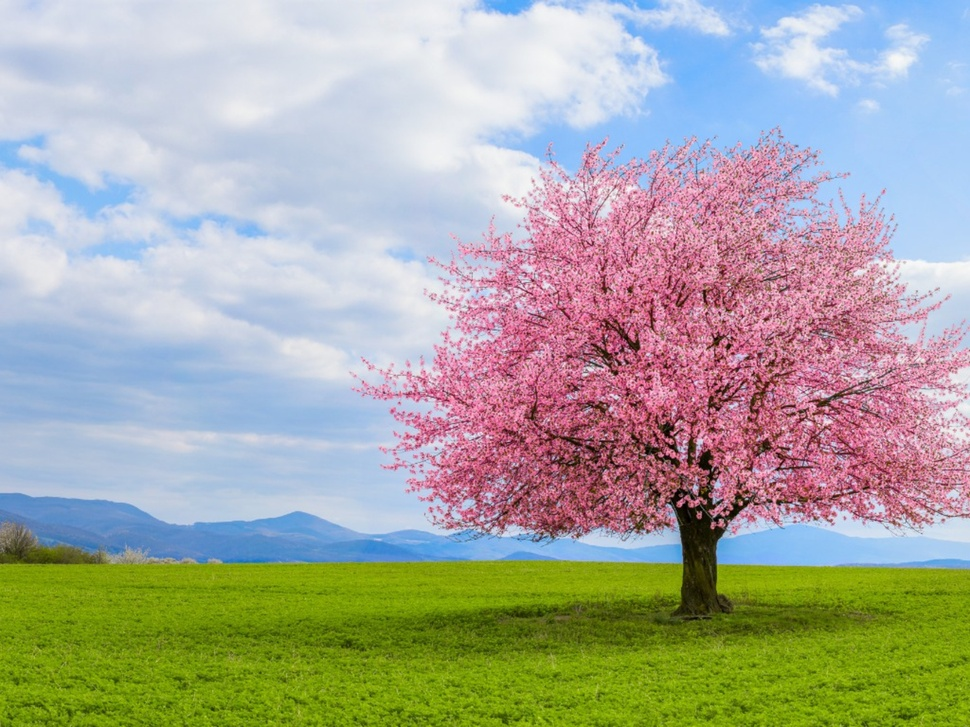
#> input picture src/opencv_ros/images/tree.jpg, 970 x 727 px, shrunk from 1600 x 1200 before the run
$ python image_encoding.py
#> lines starting #> are read from the running program, lines starting #| are printed output that depends on the picture
import numpy as np
import cv2 as cv

image_name = "tree"
print("read an image from the file")
color_image = cv.imread("images/"+image_name+".jpg",cv.IMREAD_COLOR)
#> color_image is the input picture: shape (727, 970, 3); mean B, G, R 159, 169.3, 168.1

print("image in native color")
cv.imshow("Original_image",color_image)
cv.moveWindow("Original_image",0,0)

height, width, channels = color_image.shape
#> height = 727; width = 970; channels = 3

print("Split the image into three channels")
blue, green, red = cv.split(color_image)
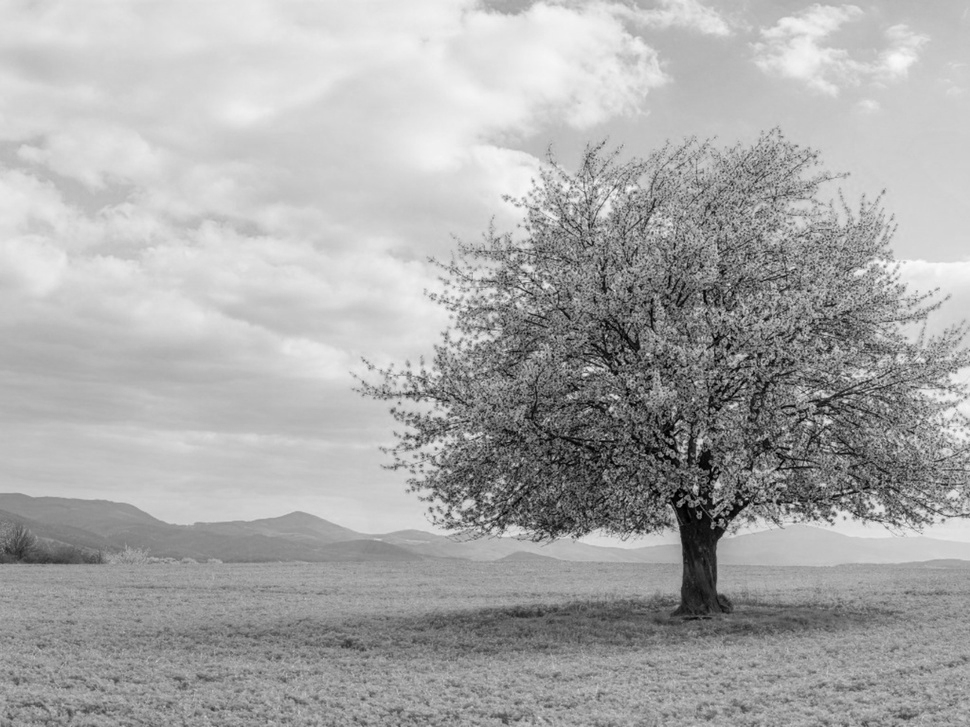
#> green: shape (727, 970); min 0, max 250, mean 169.3
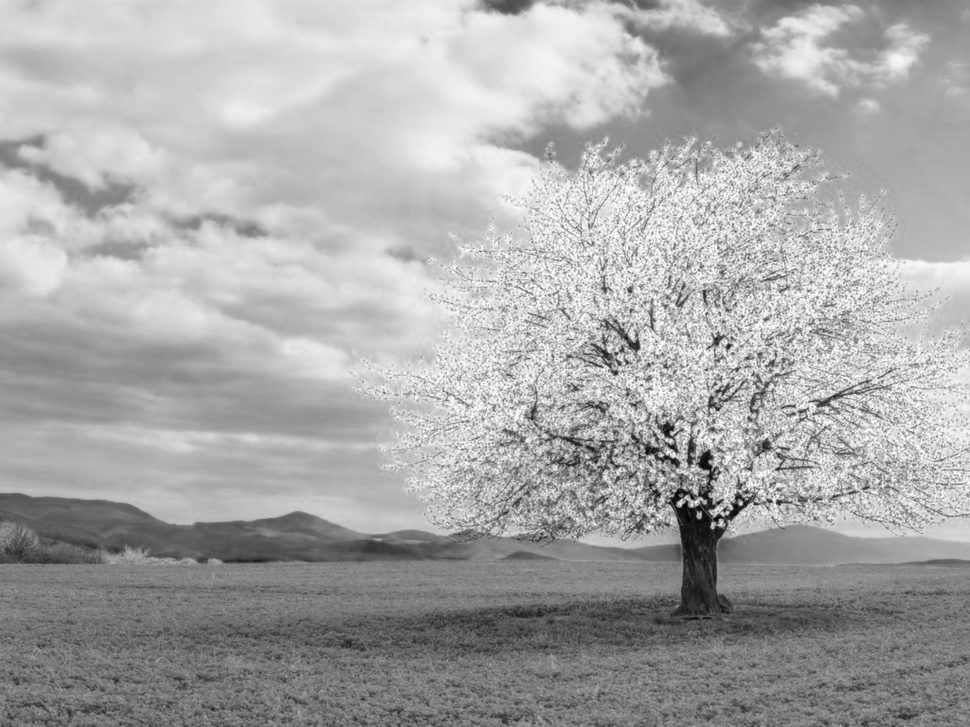
#> red: shape (727, 970); min 1, max 255, mean 168.1

cv.imshow("Blue Channel", blue)
cv.moveWindow("Blue Channel",0, height)

cv.imshow("green Channel", green)
cv.moveWindow("green Channel",0, height)

cv.imshow("red Channel", red)
cv.moveWindow("red Channel",0, height)

print("split the image into HSV")
hsv = cv.cvtColor(color_image, cv.COLOR_BGR2HSV)
#> hsv: shape (727, 970, 3); mean H, S, V 104, 105.2, 199.8
h, s, v = cv.split(hsv)
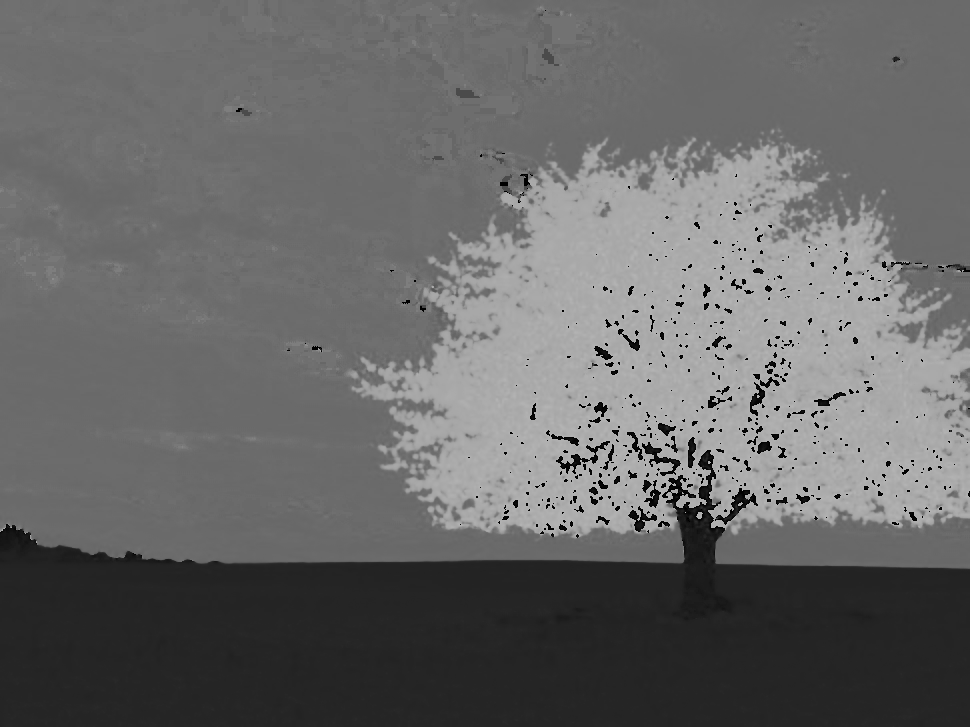
#> h: shape (727, 970); min 0, max 179, mean 104
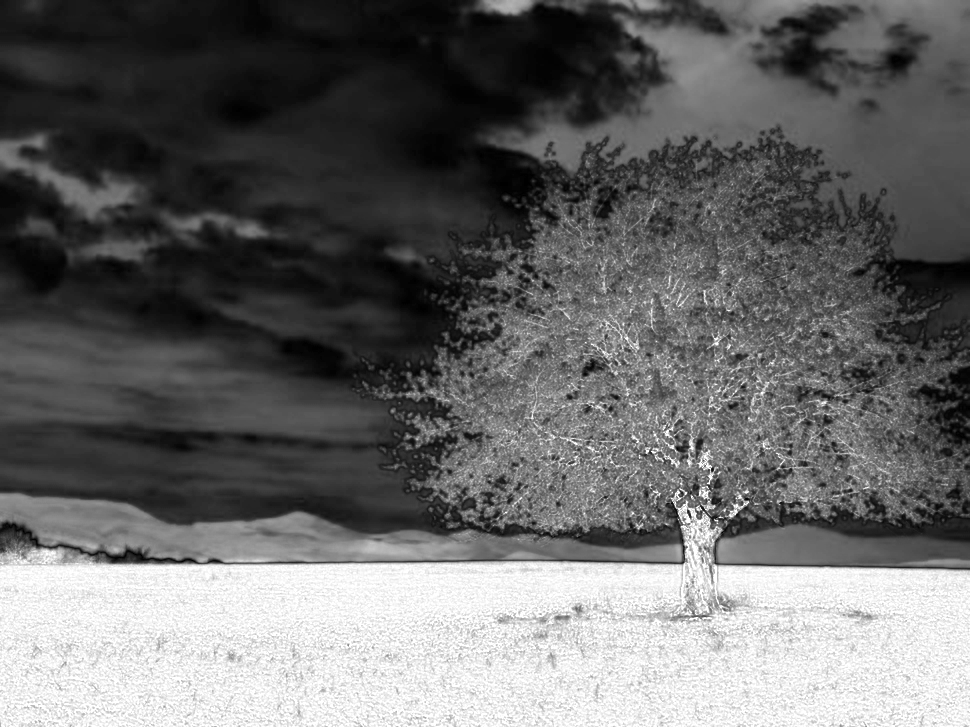
#> s: shape (727, 970); min 0, max 255, mean 105.2
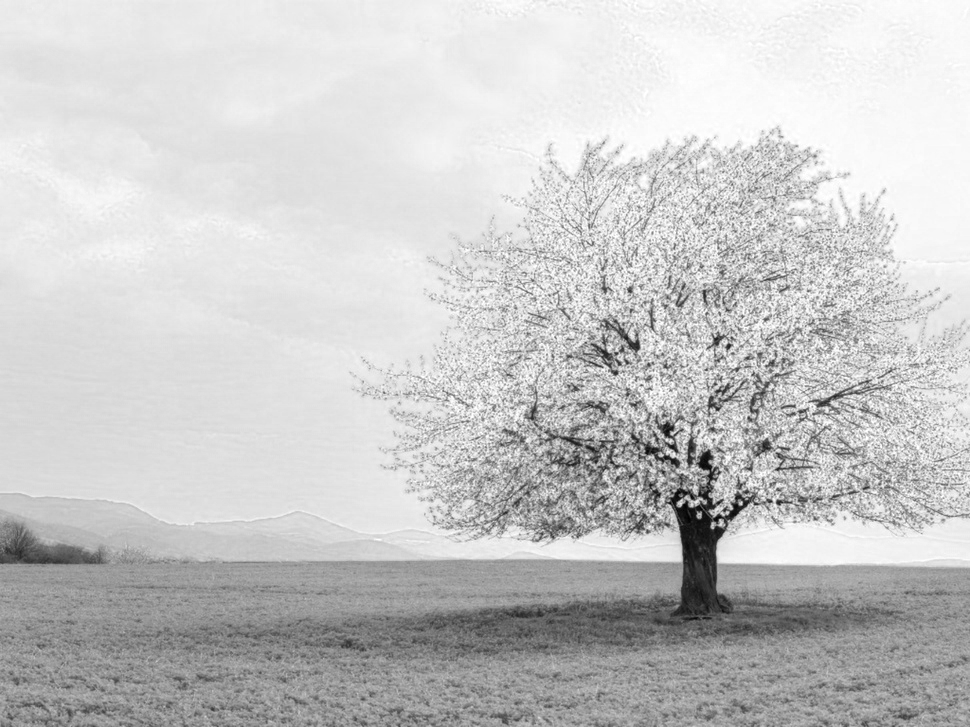
#> v: shape (727, 970); min 1, max 255, mean 199.8
hsv_image = np.concatenate((h,s,v), axis=1)
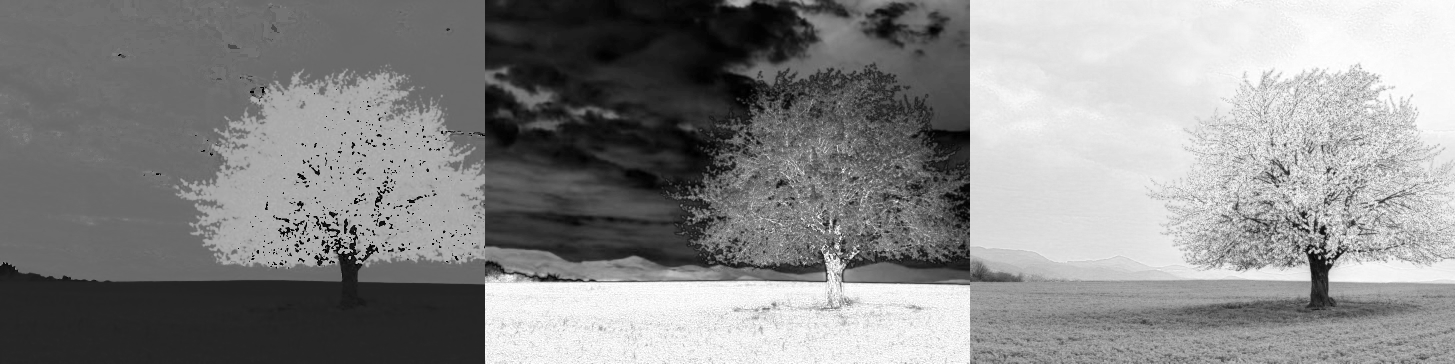
#> hsv_image: shape (727, 2910) (shown at 1/2 size); min 0, max 255, mean 136.3
cv.imshow("Hue, Saturation, Value Image", hsv_image)

cv.waitKey(0)
cv.destroyAllWindows()
